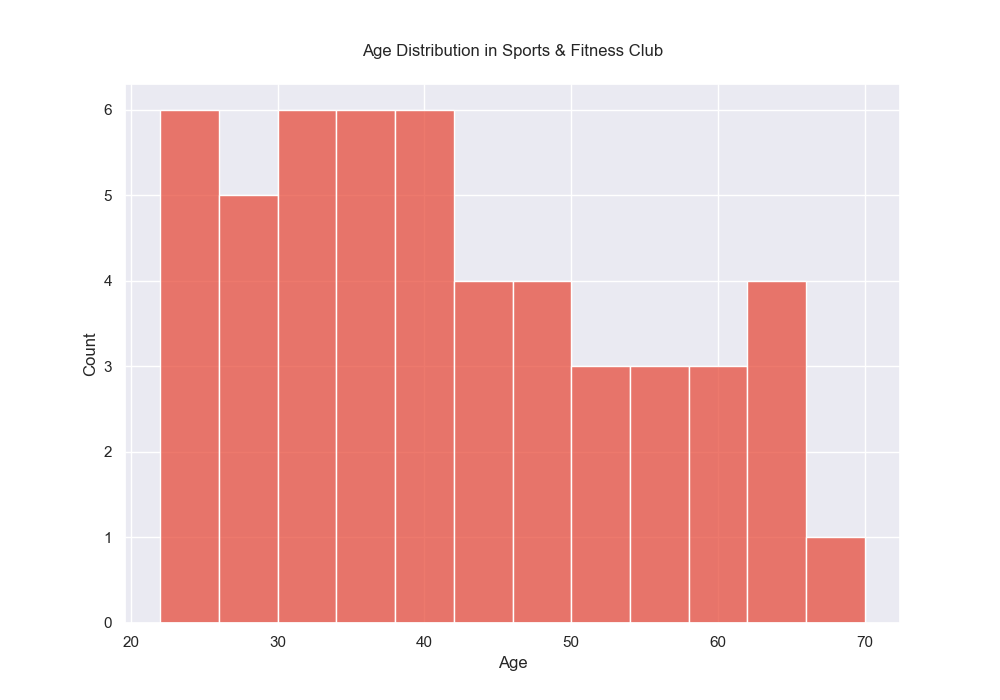

Generate this figure with Python:

import seaborn as sns
import matplotlib.pyplot as plt

# Given data in a list
ages = [25, 55, 65, 45, 34, 23, 39, 41, 30, 58, 31, 63, 50, 44, 28, 35, 22, 40, 48, 57, 68, 47,
        23, 36, 35, 40, 26, 27, 32, 33, 39, 25, 46, 42, 43, 51, 30, 38, 37, 49, 52, 54, 59, 61,
        62, 64, 25, 29, 33, 35, 27]

# Create the seaborn histogram
sns.set()  # Use seaborn's default settings
plt.figure(figsize=(10, 7))  # Change width and height of the chart

# Create the histogram with modified aesthetics
ax = sns.histplot(ages,
                  color="#e74c3c",  # Set specific color code
                  binwidth=4,       # Set the width (height for vertical) of the bins
                  orientation='vertical')  # Change the direction of the chart

# Customize the chart
ax.set_title("Age Distribution in Sports & Fitness Club", pad=20)  # Set a title
ax.set_xlabel("Age")  # Set the x-axis label
ax.set_ylabel("Count")    # Set the y-axis label

# Display the plot
plt.show()
